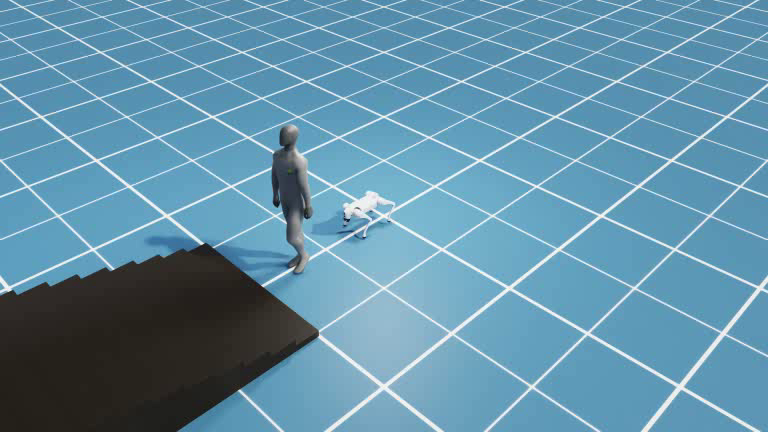
#> input picture frame 0 of run_logs/run_sim_20260617_184701_343/videos/scene_view.mp4, 768 x 432 px
$ python muil_pics.py
#> lines starting #> are read from the running program, lines starting #| are printed output that depends on the picture; after the words box and inside, x2 and y2 are one past the last pixel; in counts of white or black regions, pixels touching at a corner belong together; pictures that were not available may be replaced by others from this repository, and a replacement may not be noted
import cv2
from pathlib import Path
import numpy as np

latest_run_file = Path('log/latest_run.txt')
if latest_run_file.exists():
    run = Path(latest_run_file.read_text(encoding='utf-8-sig').strip())
else:
    runs = sorted(Path('log').glob('run_sim_*'))
    run = runs[-1] if runs else Path(r'log\run_sim_20260618_142522_480')
video_dir = run / 'videos'
out_dir = run / 'reports'
out_dir.mkdir(parents=True, exist_ok=True)
summary = []
thumbs = []
for name in ('scene_view.mp4', 'topdown.mp4'):
    path = video_dir / name
    cap = cv2.VideoCapture(str(path))
    frame_count = int(cap.get(cv2.CAP_PROP_FRAME_COUNT) or 0)
    fps = float(cap.get(cv2.CAP_PROP_FPS) or 0.0)
    width = int(cap.get(cv2.CAP_PROP_FRAME_WIDTH) or 0)
    height = int(cap.get(cv2.CAP_PROP_FRAME_HEIGHT) or 0)
    indices = sorted(set([0, max(0, frame_count // 2), max(0, frame_count - 1)]))
    means = []
    for idx in indices:
        cap.set(cv2.CAP_PROP_POS_FRAMES, idx)
        ok, frame = cap.read()
        if not ok or frame is None:
            continue
        means.append(float(frame.mean()))
        thumb = cv2.resize(frame, (384, 216), interpolation=cv2.INTER_AREA)
        label = f'{name} frame {idx}/{max(0, frame_count - 1)}'
        cv2.rectangle(thumb, (0, 0), (383, 24), (0, 0, 0), -1)
        cv2.putText(thumb, label, (8, 17), cv2.FONT_HERSHEY_SIMPLEX, 0.45, (255, 255, 255), 1, cv2.LINE_AA)
        thumbs.append(thumb)
#> this loop made 3 passes
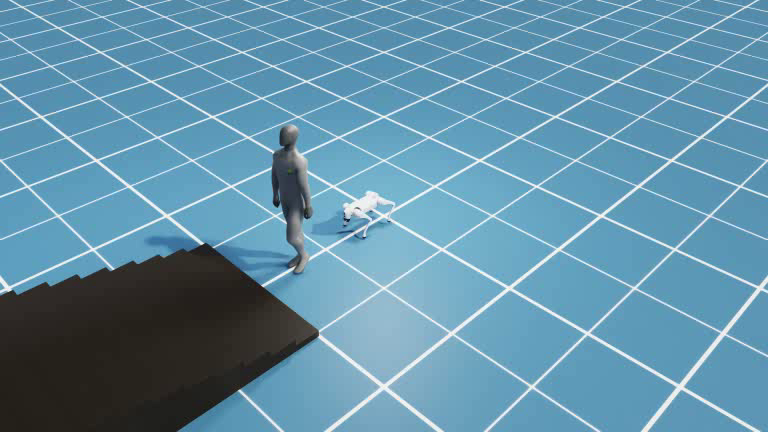
#> input picture frame 0 of run_logs/run_sim_20260617_184701_343/videos/scene_view.mp4, 768 x 432 px
#> pass 1, `thumb = cv2.resize(frame, (384, 216), interpolation=cv2.INTER_AREA)`:
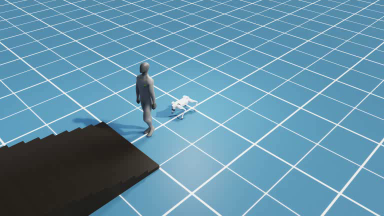
#> thumb: shape (216, 384, 3); mean B, G, R 167.5, 144.4, 98.1
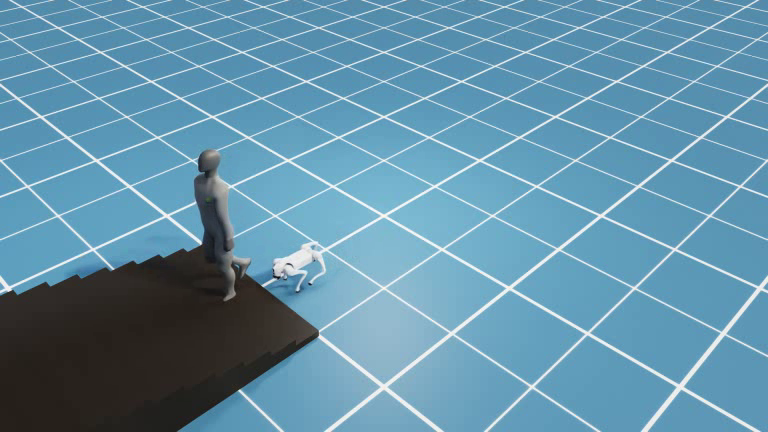
#> input picture frame 58 of run_logs/run_sim_20260617_184701_343/videos/scene_view.mp4, 768 x 432 px
#> pass 2, `thumb = cv2.resize(frame, (384, 216), interpolation=cv2.INTER_AREA)`:
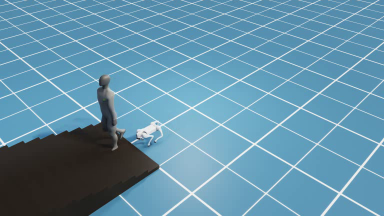
#> thumb: shape (216, 384, 3); mean B, G, R 168.4, 145.3, 99.2
#> pass 3, `ok, frame = cap.read()`:
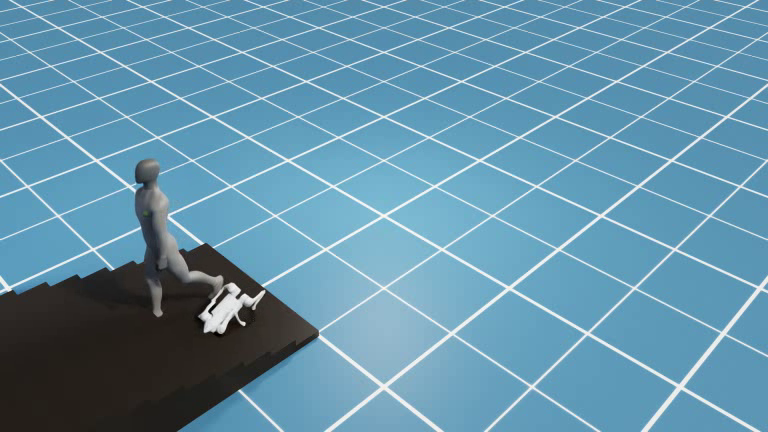
#> frame: shape (432, 768, 3); mean B, G, R 169.1, 145.8, 99.4
#> pass 3, `thumb = cv2.resize(frame, (384, 216), interpolation=cv2.INTER_AREA)`:
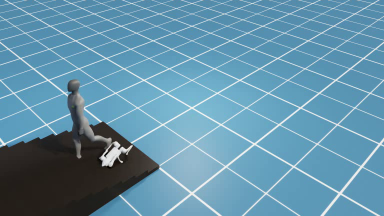
#> thumb: shape (216, 384, 3); mean B, G, R 169.1, 145.9, 99.4
#> after the loop:
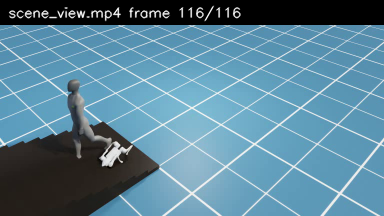
#> thumb: shape (216, 384, 3); 11.57% of pixels changed, all inside (x1, y1, x2, y2) = (0, 0, 384, 25)
#> after the loop, means = [136.6, 137.6, 138.1]; thumbs = 3 items
    cap.release()
    summary.append((name, frame_count, round(fps, 3), width, height, [round(m, 2) for m in means]))
if thumbs:
    rows = []
    for i in range(0, len(thumbs), 3):
        row = thumbs[i:i+3]
        while len(row) < 3:
            row.append(np.zeros_like(thumbs[0]))
        rows.append(np.concatenate(row, axis=1))
#> this loop made 2 passes
#> i on pass 2: 3
#> after the loop, rows = 2 items
    sheet = np.concatenate(rows, axis=0)
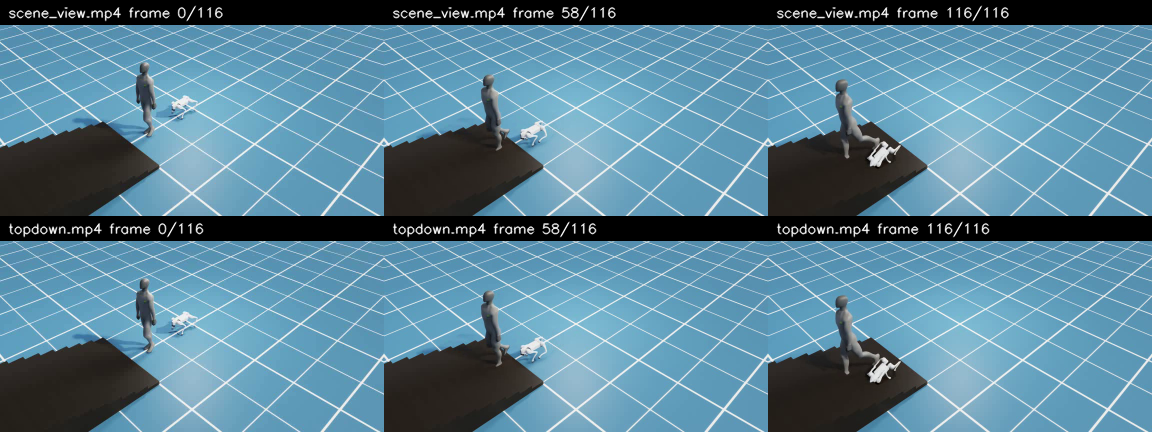
#> sheet: shape (432, 1152, 3); mean of channels 0, 1, 2 149.5, 129.7, 89.4; drawn as B, G, R
    cv2.imwrite(str(out_dir / 'cinematic_camera_contact_sheet.jpg'), sheet)
for item in summary:
    print(item)
#> this loop made 2 passes
#> item on pass 2: ('topdown.mp4', 117, 28.57, 768, 432, [136.6, 137.6, 138.1])
#| ('scene_view.mp4', 117, 28.571, 768, 432, [136.62, 137.59, 138.07])
#| ('topdown.mp4', 117, 28.571, 768, 432, [136.62, 137.59, 138.07])

$ run again, starting later in the video
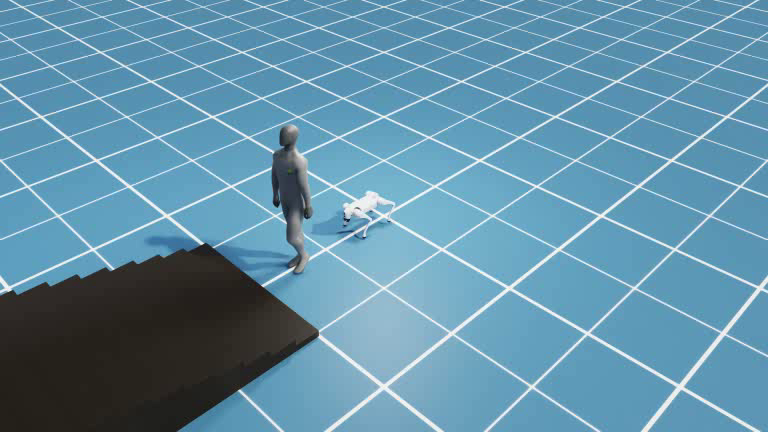
#> input picture frame 0 of run_logs/run_sim_20260617_184701_343/videos/scene_view.mp4, 768 x 432 px
#> the loop `for idx in indices:` made 3 passes
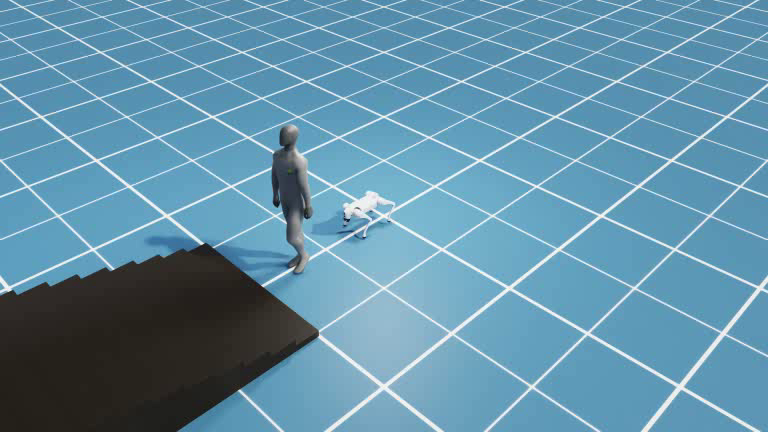
#> input picture frame 0 of run_logs/run_sim_20260617_184701_343/videos/scene_view.mp4, 768 x 432 px
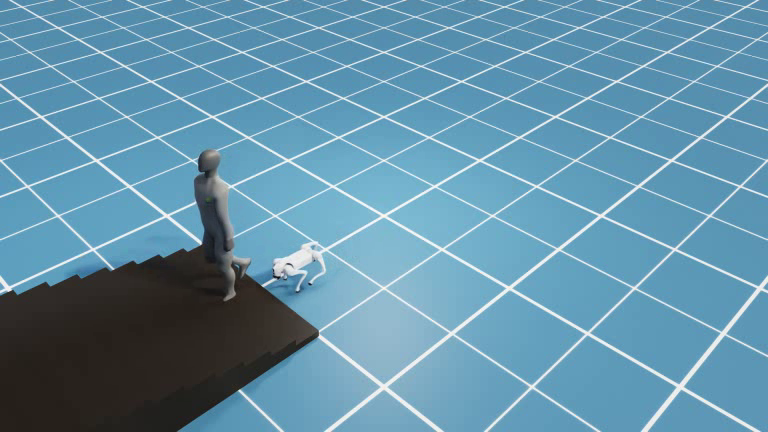
#> input picture frame 58 of run_logs/run_sim_20260617_184701_343/videos/scene_view.mp4, 768 x 432 px
#> after the loop `for idx in indices:`: means = [136.6, 137.6, 138.1]; thumbs = 3 items
#> rows = []

$ run again, starting later in the video
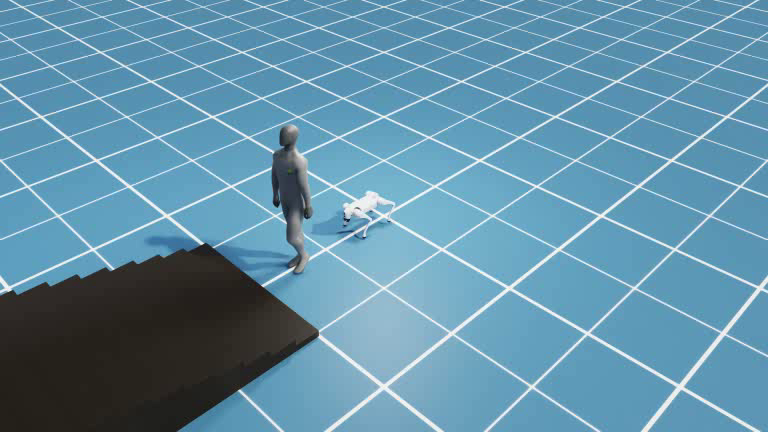
#> input picture frame 0 of run_logs/run_sim_20260617_184701_343/videos/scene_view.mp4, 768 x 432 px
#> the loop `for idx in indices:` made 3 passes
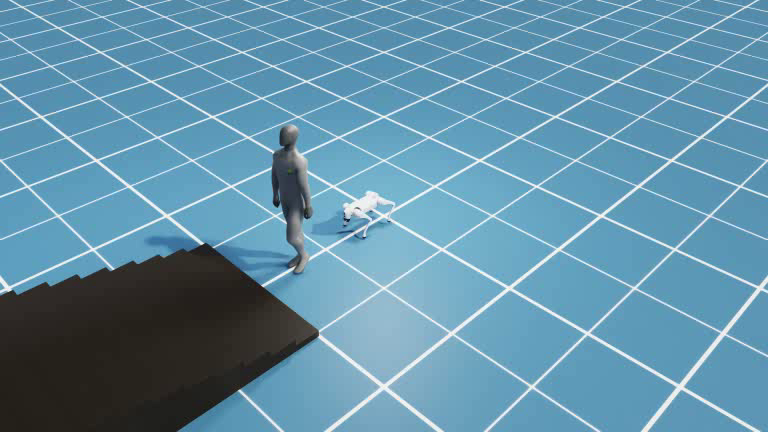
#> input picture frame 0 of run_logs/run_sim_20260617_184701_343/videos/scene_view.mp4, 768 x 432 px
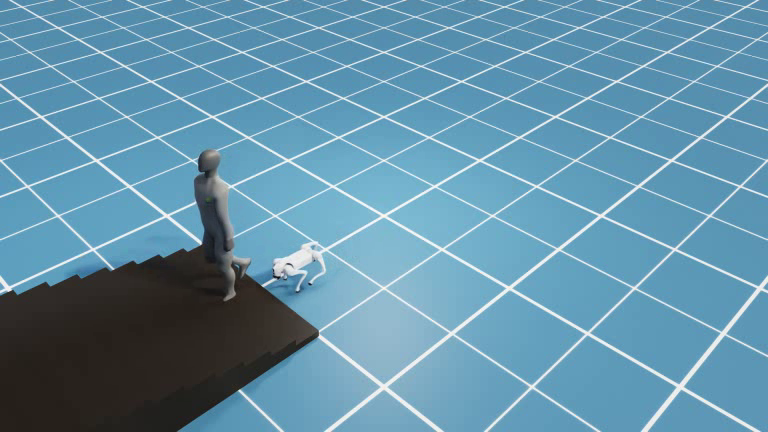
#> input picture frame 58 of run_logs/run_sim_20260617_184701_343/videos/scene_view.mp4, 768 x 432 px
#> after the loop `for idx in indices:`: means = [136.6, 137.6, 138.1]; thumbs = 3 items
#> rows = []
